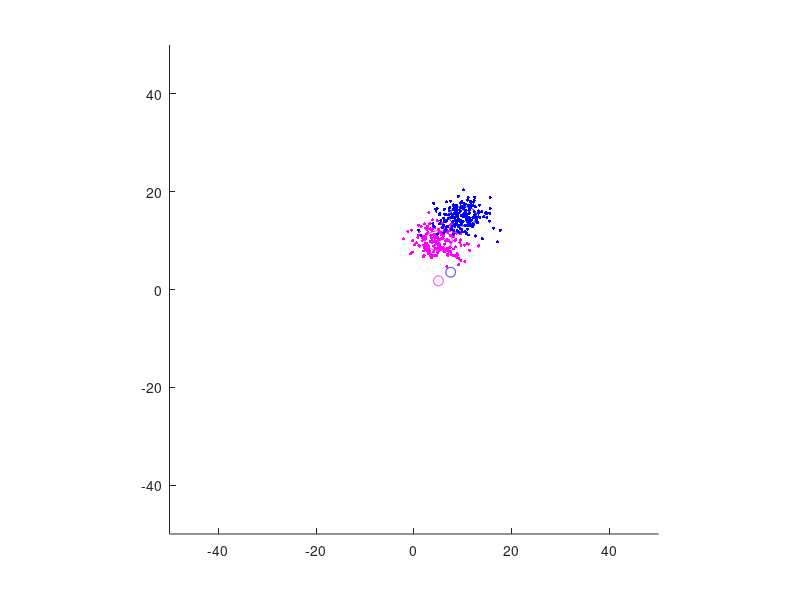
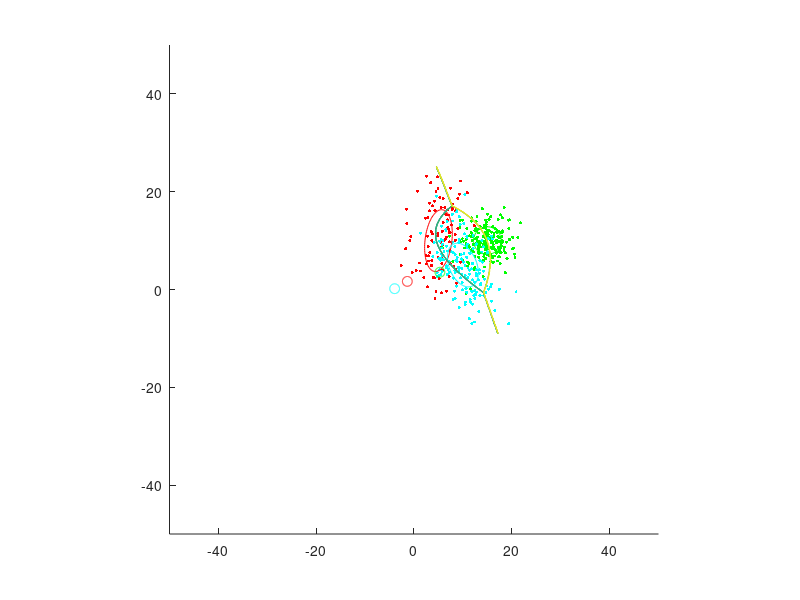

MATLAB code to generate these figures, in order: (Note: this script raises an error after producing the figures.)
function main

    clear;
    clf();

    gridSize = 0.1;
    %CASE 1:

    Na = 200;
    muA = [5; 10];
    covarA = [8 0; 0 4];
    colourA = 'm'

    Nb = 200;
    muB = [10; 15];
    covarB = [8 0; 0 4];
    colourB = 'b'

    %CASE 2:
    Nc = 100;
    muC = [5; 10];
    covarC = [8 4; 4 40];
    colourC = 'r'

    Nd = 200;
    muD = [15; 10];
    covarD = [8 0; 0 8];
    colourD = 'g'

    Ne = 150;
    muE = [10; 5];
    covarE = [10 -5; -5 20;]
    colourE = 'c'

    %Generate bivariate normal distribution with mean vector and covariance
    %matrix
    dataA = gen_normal_distribution(Na, muA, covarA);
    figure(1);
    scatter(dataA(:,1), dataA(:,2), 5, colourA, 'filled');
    hold on;

    dataB = gen_normal_distribution(Nb, muB, covarB);
    scatter(dataB(:,1), dataB(:,2), 5, colourB, 'filled');
    hold on;

    figure(2);
    dataC = gen_normal_distribution(Nc, muC, covarC);
    scatter(dataC(:,1), dataC(:,2), 5, colourC, 'filled');
    hold on;
    dataD = gen_normal_distribution(Nd, muD, covarD);
    scatter(dataD(:,1), dataD(:,2), 5, colourD, 'filled');
    hold on;
    dataE = gen_normal_distribution(Ne, muE, covarE);
    scatter(dataE(:,1), dataE(:,2), 5, colourE, 'filled');
    hold on;

    %Find whitening transform W -> unit std.dev. contour
    [eigen_vec_A, eigen_diag_A] = get_eigenvalues(covarA);

    %plot ellipse
    figure(1);
    thetaA = atan2(eigen_vec_A(3),eigen_vec_A(1));
    draw_ellipse(muA(1), muA(2), thetaA, sqrt(eigen_diag_A(1)), sqrt(eigen_diag_A(4)), colourA);
    hold on;

    [eigen_vec_B, eigen_diag_B] = get_eigenvalues(covarB);
    thetaB = atan2(eigen_vec_B(3),eigen_vec_B(1));
    draw_ellipse(muB(1), muB(2), thetaB, sqrt(eigen_diag_B(1)), sqrt(eigen_diag_B(4)), colourB);
    hold on;

    figure(2);
    [eigen_vec_C, eigen_diag_C] = get_eigenvalues(covarC);
    thetaC = atan2(eigen_vec_C(3),eigen_vec_C(1));
    draw_ellipse(muC(1), muC(2), thetaC, sqrt(eigen_diag_C(1)), sqrt(eigen_diag_C(4)), colourC);
    hold on;

    [eigen_vec_D, eigen_diag_D] = get_eigenvalues(covarD);
    thetaD = atan2(eigen_vec_D(3),eigen_vec_D(1));
    draw_ellipse(muD(1), muD(2), thetaD, sqrt(eigen_diag_D(1)), sqrt(eigen_diag_D(4)), colourD);
    hold on;

    [eigen_vec_E, eigen_diag_E] = get_eigenvalues(covarE);
    thetaE = atan2(eigen_vec_E(3),eigen_vec_E(1));
    draw_ellipse(muE(1), muE(2), thetaE, sqrt(eigen_diag_E(1)), sqrt(eigen_diag_E(4)), colourE);
    hold on;

    whiten_A = eigen_diag_A^(-1/2) * transpose(eigen_vec_A);
    whiten_B = eigen_diag_B^(-1/2) * transpose(eigen_vec_B);
    whiten_C = eigen_diag_C^(-1/2) * transpose(eigen_vec_C);
    whiten_D = eigen_diag_D^(-1/2) * transpose(eigen_vec_D);
    whiten_E = eigen_diag_E^(-1/2) * transpose(eigen_vec_E);

    muA_whitened = whiten_A * muA;
    muB_whitened = whiten_B * muB;
    muC_whitened = whiten_C * muC;
    muD_whitened = whiten_D * muD;
    muE_whitened = whiten_E * muE;

    %draw unit standard deviation contours
    figure(1)
    draw_circle(muA_whitened, colourA);
    draw_circle(muB_whitened, colourB);
    figure(2)
    draw_circle(muC_whitened, colourC);
    draw_circle(muD_whitened, colourD);
    draw_circle(muE_whitened, colourE);

    
    
    AB_means = [muA muB]
    AB_tmeans = [muA_whitened muB_whitened]
    AB_transforms = [whiten_A whiten_B]
    AB_stdDev = [transpose(cov2corr(covarA)) transpose(cov2corr(covarB))]
    AB_probs = [Na/(Na+Nb) Nb/(Na+Nb)]
    AB_covars = [covarA covarB]
    
    CDE_means = [muC muD muE]
    CDE_tmeans = [muC_whitened muD_whitened muE_whitened]
    CDE_transforms = [whiten_C whiten_D whiten_E]
    CDE_stdDev = [transpose(cov2corr(covarC)) transpose(cov2corr(covarD)) transpose(cov2corr(covarE))]
    CDE_probs = [Nc/(Nc+Nd+Ne) Nd/(Nc+Nd+Ne) Ne/(Nc+Nd+Ne)]
    CDE_covars = [covarC covarD covarE]
    
    %Grid Helper
    [xVals_AB, yVals_AB, grid_AB] = prepareGrid(gridSize, dataA, dataB);
    [xVals_CDE, yVals_CDE, grid_CDE] = prepareGrid(gridSize, dataC, dataD, dataE);

    figure(1);
%     med_ab = plot_MED(grid_AB, xVals_AB, yVals_AB, AB_means, 1);
%     contour(xVals_AB, yVals_AB,med_ab);
%     hold on;
%     ged_ab = plot_GED(grid_AB, xVals_AB, yVals_AB, AB_tmeans, AB_transforms);
%     contour(xVals_AB, yVals_AB,ged_ab);
%     hold on;
%     map_ab = plot_MAP(grid_AB, xVals_AB, yVals_AB, AB_means, AB_covars, AB_probs);
%     contour(xVals_AB, yVals_AB, map_ab);
%     hold on;
   
    figure(2);
%     med_cde = plot_MED(grid_CDE, xVals_CDE, yVals_CDE, CDE_means, 2);
%     contour(xVals_CDE, yVals_CDE,med_cde);
%     hold on;
%     ged_cde = plot_GED(grid_CDE, xVals_CDE, yVals_CDE, CDE_tmeans, CDE_transforms);
%     contour(xVals_CDE, yVals_CDE,ged_cde);
% %     hold on;
    map_cde = plot_MAP(grid_CDE, xVals_CDE, yVals_CDE, CDE_means, CDE_covars, CDE_probs);
    contour(xVals_CDE, yVals_CDE, map_cde);
    hold on;
%    

        
    plot_nn(k, grid_AB, xVals_AB, yVals_AB, fig_AB, dataA, dataB);
    plot_nn(1, grid_AB, xVals_AB, yVals_AB, fig_AB, dataA, dataB);
    
    plot_nn(1, grid_CDE, xVals_CDE, yVals_CDE, fig_CDE, dataC, dataD, dataE);
    plot_nn(k, grid_CDE, xVals_CDE, yVals_CDE, fig_CDE, dataC, dataD, dataE);
    print('help')
end

function MAP_2classes(s1, s2, mu1, mu2, p1, p2)
    q0 = inv(s1) - inv(s2)
    q1 = 2 * (transpose(mu2)* inv(s2) - transpose(mu1)* inv(s1))
    q2 = transpose(mu1) * inv(s1) * mu1 - transpose(mu2)* inv(s2) * mu2
    q3 = -1 * log(p2/p1)
    q4 = -1 * log(det(s1)/det(s2))

    syms x1 x2;
    ezplot([x1 x2] * q0 * [x1; x2] + q1 * [x1;x2] + q2 + 2 * q3 + q4 == 0, [-100, 100]);
end

function gauss = gen_normal_distribution(N, mu, covar)
    rand = randn(N,2);
    R = chol(covar);
    gauss = repmat(transpose(mu), length(rand), 1) + rand*R;
end

function [V,D] = get_eigenvalues(matrix)
    [V,D] = eig(matrix);
end

function cir = draw_circle(mu, colour)
    x = mu(1);
    y = mu(2);

    ang =0:0.01:2*pi;
    xp = 1*cos(ang);
    yp = 1*sin(ang);
    plot(x + xp, y + yp, colour);
    axis([-50 50 -50 50]);
    axis('square');
    hold on;
end

function draw_ellipse(x,y,theta,a,b, colour)

if nargin<5, error('Too few arguments to Plot_Ellipse.'); end;

np = 100;
ang = [0:np]*2*pi/np;
pts = [x;y]*ones(size(ang)) + [cos(theta) -sin(theta); sin(theta) cos(theta)]*[cos(ang)*a; sin(ang)*b];
plot( pts(1,:), pts(2,:), colour);

end

%Returns an array of [minimum, the class that was classified]
function classType = MED_Class(point, meanArgs)
classDistances=[];

%compare mean A and mean B
for i = 1:length(meanArgs)
    m = meanArgs(:,i);
    distance = sqrt((m(1)-point(1))^2 + (m(2)-point(2))^2);
    classDistances =[classDistances distance];
end

[minDistance, classType] = min(classDistances);
end

%Returns an array of [minimum, the class that was classified]
function classType = GED_Class(point, meanArgs, transformArgs)
classDistances=[];

for i = 1:length(meanArgs)
    shit = i*2;
    pt_transformed = transformArgs(:, shit -1 : shit) * point;
    m = meanArgs(:,i);
    distance = sqrt((m(1)-pt_transformed(1))^2 + (m(2)-pt_transformed(2))^2);
    classDistances =[classDistances distance];
end

[minDistance, classType] = min(classDistances);
end

function classType = MAP_Class(pt, meanArgs, covarArgs, probArgs)
classVals = [];
for i = 1:length(meanArgs)
    shit = i*2;
    disp(i);
    val = (probArgs(i)* exp( (-1/2) * transpose(pt - meanArgs(i))*inv(covarArgs(:,shit-1:shit))*(pt - meanArgs(i))))/((2*pi)*sqrt(det(covarArgs(:,shit-1:shit))));
    classVals = [classVals val];
end

[minVal, classType] = max(classVals);
end

% varargs - can take in multiple args, like varargs in java
%           random gaussian distrubution points
function [xVals, yVals, classGrid] = prepareGrid (gridSize, varargin)
    offset = 2;
    
    % Input gridsize and the (2D) data sets
    minX_val=[];
    minY_val=[];
    maxX_val=[];
    maxY_val=[];
    
    %iterate through each dataset and get the bounds
    for i = 1:length(varargin)
        xVals = varargin{i}(:, 1);
        yVals = varargin{i}(:, 2);
        minX_val = [minX_val min(xVals)];
        maxX_val = [minX_val max(xVals)];
        minY_val = [minY_val min(yVals)];
        maxY_val = [maxY_val max(yVals)];
    end
    
    %return a nice grid
    xVals = min(minX_val) - offset: gridSize : max(maxX_val) + offset;
    yVals = min(minY_val) - offset: gridSize : max(maxY_val) + offset;

    classGrid = zeros(length(yVals), length(xVals));
end

function classifier = plot_MED(grid, xVals, yVals, meanArgs, fig)
    classifier = repmat(grid, 1);
    for i = 1:numel(classifier)
        [row col] = ind2sub(size(classifier), i);
        classIndex = MED_Class([xVals(col);yVals(row)], meanArgs);
        classifier(i) = classIndex;
    end
end

function classifier = plot_GED(grid, xVals, yVals, mean_transformed_Args, mat_transforms)
    classifier = repmat(grid, 1);
    for i = 1:numel(classifier)
        [row col] = ind2sub(size(classifier), i);
        classIndex = GED_Class([xVals(col);yVals(row)], mean_transformed_Args, mat_transforms);
        classifier(i) = classIndex;       
    end
end

function classifier = plot_MAP(grid, xVals, yVals, meanArgs, covarArgs, probsArgs)
    classifier = repmat(grid, 1);
    for i = 1:numel(classifier)
        [row col] = ind2sub(size(classifier), i);
        classIndex = MAP_Class([xVals(col);yVals(row)],meanArgs, covarArgs, probsArgs);
        classifier(i) = classIndex;
    end
end

function plot_nn(k, grid, xVals, yVals, fig, dataA, dataB)

    classifier = repmat(grid, 1);
    
    for i = 1:numel(classifier)
        [row col] = ind2sub(size(classifier), i);
        classIndex = NN_Class(k,[xVals(col);yVals(row)], fig, dataA, dataB);
        classifier(i) = classIndex; 
    end
    
    figure(1);
    contour(xVals,yVals,classifier);

end

function classType = NN_Class(k, point, fig, varargin)

    minDistances = [];
    %for A,B,C,D,E
    for i = 1:length(varargin)
        classDistances = [];
        %each row
        for j = 1:length(varargin{i})
            %[row col] = ind2sub(size(varargin{i}), j);
            distance = sqrt((varargin{i}(j,1) - point(1))^2 + (varargin{i}(j,2) - point(2)).^2);
            classDistances =[classDistances distance];
        end
        
        if k > 1
            tmp = sort(classDistances);
            sorted = tmp(1:k);
            avgDistance = mean(sorted);
            minDistances = [minDistances avgDistance];
        else
            closest = min(classDistances);
            minDistances = [minDistances closest];
            
        end
            
    end
    %classType index should be 1 or 2
    [dist, classType] = min(minDistances);

    
end
